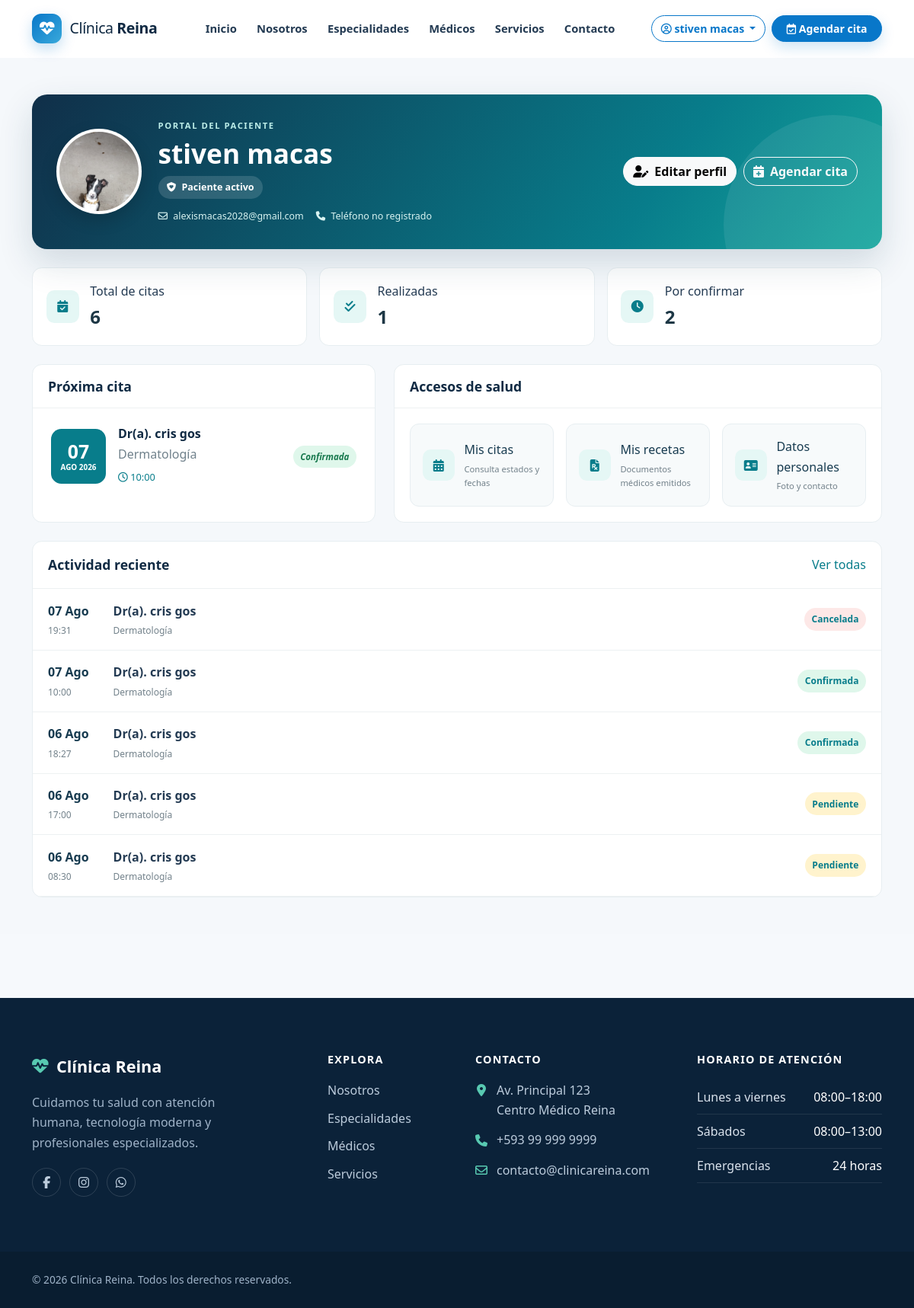
Screenshot of /dashboard/paciente/ (signed in) with the database file from the repository.
### apps/usuarios/models.py (models this page shows, shortened)
class Perfil(models.Model):
    class Rol(models.TextChoices):
        ADMIN = "ADMIN", "Administrador"
        RECEPCIONISTA = "RECEPCIONISTA", "Recepcionista"
        MEDICO = "MEDICO", "Médico"
        PACIENTE = "PACIENTE", "Paciente"
    usuario = models.OneToOneField(settings.AUTH_USER_MODEL, on_delete=models.CASCADE, related_name="perfil")
    rol = models.CharField(max_length=20, choices=Rol.choices, default=Rol.PACIENTE)
    cedula = models.CharField(max_length=10, unique=True, null=True, blank=True, verbose_name="Cédula")
    telefono = models.CharField(max_length=20, unique=True, null=True, blank=True, verbose_name="Número de WhatsApp")
    foto = models.ImageField(upload_to="usuarios/", blank=True, null=True)
    activo = models.BooleanField(default=True)
    creado_en = models.DateTimeField(auto_now_add=True)
    actualizado_en = models.DateTimeField(auto_now=True)
    @property
    def es_administrador(self):
        return self.rol == self.Rol.ADMIN or self.usuario.is_superuser

### apps/citas/models.py (models this page shows, shortened)
class Cita(models.Model):
    PENDIENTE = "PENDIENTE"
    CONFIRMADA = "CONFIRMADA"
    CANCELADA = "CANCELADA"
    ATENDIDA = "ATENDIDA"
    REAGENDADA = "REAGENDADA"
    ESTADOS = [
        (PENDIENTE, "Pendiente"),
        (CONFIRMADA, "Confirmada"),
        (REAGENDADA, "Reagendada"),
        (ATENDIDA, "Realizada"),
        (CANCELADA, "Cancelada"),
    ]
    paciente = models.ForeignKey(settings.AUTH_USER_MODEL, on_delete=models.PROTECT, related_name="citas")
    medico = models.ForeignKey("medicos.Medico", on_delete=models.PROTECT, related_name="citas")
    especialidad = models.ForeignKey("especialidades.Especialidad", on_delete=models.PROTECT, related_name="citas")
    fecha = models.DateField()
    hora = models.TimeField()
    motivo = models.TextField(max_length=500)
    estado = models.CharField(max_length=12, choices=ESTADOS, default=PENDIENTE)
    creado_en = models.DateTimeField(auto_now_add=True)
    recordatorio_whatsapp_enviado = models.BooleanField(default=False)
    fecha_recordatorio_whatsapp = models.DateTimeField(null=True, blank=True)
    whatsapp_message_id = models.CharField(max_length=255, blank=True)
    estado_recordatorio_whatsapp = models.CharField(max_length=30, blank=True)
    error_recordatorio_whatsapp = models.TextField(blank=True)
    class Meta:
        ordering = ("fecha", "hora")
        constraints = [
            models.UniqueConstraint(
                fields=("medico", "fecha", "hora"),
                condition=~models.Q(estado="CANCELADA"),
                name="cita_medico_fecha_hora_activa_unica",
            )
        ]

### apps/medicos/models.py (models this page shows)
class Medico(models.Model):
    usuario = models.OneToOneField(
        settings.AUTH_USER_MODEL,
        on_delete=models.SET_NULL,
        null=True,
        blank=True,
        related_name="medico",
    )
    especialidad = models.ForeignKey(
        "especialidades.Especialidad", on_delete=models.PROTECT, related_name="medicos"
    )
    nombres = models.CharField(max_length=100)
    apellidos = models.CharField(max_length=100)
    registro_profesional = models.CharField(max_length=50, unique=True)
    foto = models.ImageField(upload_to="medicos/", blank=True, null=True)
    biografia = models.TextField(blank=True)
    consultorio = models.CharField(max_length=100, blank=True)
    duracion_consulta = models.PositiveSmallIntegerField(default=30, help_text="Minutos")
    activo = models.BooleanField(default=True)
    destacado = models.BooleanField(default=False)
    creado_en = models.DateTimeField(auto_now_add=True)
    class Meta:
        ordering = ("nombres", "apellidos")
        verbose_name = "Médico"
        verbose_name_plural = "Médicos"
    def __str__(self):
        return f"Dr(a). {self.nombres} {self.apellidos}"

### apps/especialidades/models.py (models this page shows, shortened)
class Especialidad(models.Model):
    nombre = models.CharField(
        max_length=100,
        unique=True,
        verbose_name="Nombre"
    )
    descripcion = models.TextField(
        verbose_name="Descripción",
        blank=True
    )
    imagen = models.ImageField(
        upload_to="especialidades/",
        blank=True,
        null=True,
        verbose_name="Imagen"
    )
    activo = models.BooleanField(
        default=True,
        verbose_name="Activo"
    )
    fecha_creacion = models.DateTimeField(
        auto_now_add=True
    )
    class Meta:
        verbose_name = "Especialidad"
        verbose_name_plural = "Especialidades"
        ordering = [
            "nombre"
        ]

### apps/dashboard/views.py (the view)
# urls.py: path("paciente/", views.dashboard_paciente, name="paciente"),
@solo_paciente
def dashboard_paciente(request):
    citas = Cita.objects.filter(paciente=request.user).select_related("medico", "especialidad")
    return render(request, "dashboard/paciente.html", {
        "perfil": request.user.perfil,
        "proxima_cita": citas.filter(fecha__gte=timezone.localdate()).exclude(estado=Cita.CANCELADA).first(),
        "historial": citas.order_by("-fecha", "-hora")[:5],
        "total_citas": citas.count(),
        "total_realizadas": citas.filter(estado=Cita.ATENDIDA).count(),
        "total_pendientes": citas.filter(estado__in=[Cita.PENDIENTE, Cita.REAGENDADA]).count(),
    })

### templates/dashboard/paciente.html (shortened to what this page needs)
{% extends "base.html" %}{% load static %}
{% block css %}<link rel="stylesheet" href="{% static 'css/roles_dashboard.css' %}">{% endblock %}
{% block content %}<section class="role-dashboard"><div class="container py-5">
<header class="profile-hero patient-profile"><div class="profile-identity"><div class="profile-avatar">{% if perfil.foto %}<img src="{{ perfil.foto.url }}" alt="Foto de {{ request.user.get_full_name|default:request.user.username }}">{% else %}<span>{{ request.user.first_name|first|default:request.user.username|first|upper }}{{ request.user.last_name|first|upper }}</span>{% endif %}</div><div><p class="profile-eyebrow">PORTAL DEL PACIENTE</p><h1>{{ request.user.get_full_name|default:request.user.username }}</h1><span class="profile-role"><i class="fa-solid fa-shield-heart"></i> Paciente activo</span><div class="profile-contact"><span><i class="fa-regular fa-envelope"></i> {{ request.user.email|default:'Correo no registrado' }}</span><span><i class="fa-solid fa-phone"></i> {{ perfil.telefono|default:'Teléfono no registrado' }}</span></div></div></div><div class="profile-actions"><a class="btn btn-light" href="{% url 'usuarios:perfil' %}"><i class="fa-solid fa-user-pen me-2"></i>Editar perfil</a><a class="btn btn-outline-light" href="{% url 'citas:agendar' %}"><i class="fa-solid fa-calendar-plus me-2"></i>Agendar cita</a></div></header>
<div class="role-metrics profile-metrics"><article><i class="fa-solid fa-calendar-check"></i><span>Total de citas<strong>{{ total_citas }}</strong></span></article><article><i class="fa-solid fa-check-double"></i><span>Realizadas<strong>{{ total_realizadas }}</strong></span></article><article><i class="fa-solid fa-clock"></i><span>Por confirmar<strong>{{ total_pendientes }}</strong></span></article></div>
<div class="row g-4"><div class="col-lg-5"><section class="role-card h-100"><header><h2>Próxima cita</h2></header>{% if proxima_cita %}<div class="next-appointment"><span class="next-date">{{ proxima_cita.fecha|date:'d' }}<small>{{ proxima_cita.fecha|date:'M Y' }}</small></span><div><h3>{{ proxima_cita.medico }}</h3><p>{{ proxima_cita.especialidad.nombre }}</p><span><i class="fa-regular fa-clock"></i> {{ proxima_cita.hora|time:'H:i' }}</span></div><em class="status-badge status-{{ proxima_cita.estado|lower }}">{{ proxima_cita.get_estado_display }}</em></div>{% else %}<div class="empty-profile"><i class="fa-regular fa-calendar"></i><p>No tienes citas próximas.</p><a href="{% url 'citas:agendar' %}">Agendar ahora</a></div>{% endif %}</section></div>
<div class="col-lg-7"><section class="role-card h-100"><header><h2>Accesos de salud</h2></header><div class="profile-shortcuts"><a href="{% url 'citas:mis_citas' %}"><i class="fa-solid fa-calendar-days"></i><span>Mis citas<small>Consulta estados y fechas</small></span></a><a href="{% url 'recetas:mis_recetas' %}"><i class="fa-solid fa-file-prescription"></i><span>Mis recetas<small>Documentos médicos emitidos</small></span></a><a href="{% url 'usuarios:perfil' %}"><i class="fa-solid fa-address-card"></i><span>Datos personales<small>Foto y contacto</small></span></a></div></section></div></div>
<section class="role-card mt-4"><header><h2>Actividad reciente</h2><a href="{% url 'citas:mis_citas' %}">Ver todas</a></header>{% for cita in historial %}<div class="role-row"><strong>{{ cita.fecha|date:'d M' }}<small>{{ cita.hora|time:'H:i' }}</small></strong><span>{{ cita.medico }}<small>{{ cita.especialidad.nombre }}</small></span><em class="status-badge status-{{ cita.estado|lower }}">{{ cita.get_estado_display }}</em>{% if cita.estado == 'ATENDIDA' and cita.receta %}<a class="btn btn-sm btn-outline-primary" href="{% url 'recetas:descargar' cita.receta.pk %}"><i class="fa-solid fa-file-pdf"></i> Receta</a>{% endif %}</div>{% empty %}<p class="empty-role">Aún no tienes citas registradas.</p>{% endfor %}</section>
</div></section>{% endblock %}

### templates/base.html (shortened to what this page needs)
{% load static %}
<!doctype html>
<html lang="es">
<head>
  <link href="https://cdn.jsdelivr.net/npm/bootstrap@5.3.3/dist/css/bootstrap.min.css" rel="stylesheet">
  <link href="https://cdnjs.cloudflare.com/ajax/libs/font-awesome/6.5.2/css/all.min.css" rel="stylesheet">
  <link href="https://cdnjs.cloudflare.com/ajax/libs/animate.css/4.1.1/animate.min.css" rel="stylesheet">
  <link href="{% static 'css/variables.css' %}" rel="stylesheet">
  <link href="{% static 'css/base.css' %}" rel="stylesheet">
  <link href="{% static 'css/utilities.css' %}" rel="stylesheet">
  <link href="{% static 'css/animations.css' %}" rel="stylesheet">
  <link href="{% static 'css/navbar.css' %}" rel="stylesheet">
  <link href="{% static 'css/footer.css' %}" rel="stylesheet">
  {% block css %}{% endblock %}
</head>
<body>
  {% include "componentes/navbar.html" %}
  <main id="contenido-principal" tabindex="-1">
    {% block content %}{% endblock %}
  </main>
  {% include "componentes/footer.html" %}
</body>
</html>

### templates/componentes/navbar.html (shortened to what this page needs)
{% load socialaccount %}
<nav class="clinic-navbar navbar navbar-expand-xl sticky-top" aria-label="Navegación principal" data-navbar>
  <div class="container">
    <a class="clinic-navbar__brand navbar-brand" href="{% url 'pagina:inicio' %}" aria-label="Clínica Reina, inicio">
      <span class="clinic-navbar__logo" aria-hidden="true"><i class="fa-solid fa-heart-pulse"></i></span>
      <span>Clínica <strong>Reina</strong></span>
    </a>
    <div class="collapse navbar-collapse" id="menuNavbar">
      <ul class="navbar-nav mx-xl-auto">
        <li class="nav-item"><a class="nav-link" href="{% url 'pagina:inicio' %}">Inicio</a></li>
        <li class="nav-item"><a class="nav-link" href="{% url 'pagina:nosotros' %}">Nosotros</a></li>
        <li class="nav-item"><a class="nav-link" href="{% url 'pagina:especialidades' %}">Especialidades</a></li>
        <li class="nav-item"><a class="nav-link" href="{% url 'pagina:medicos' %}">Médicos</a></li>
        <li class="nav-item"><a class="nav-link" href="{% url 'pagina:servicios' %}">Servicios</a></li>
        <li class="nav-item"><a class="nav-link" href="{% url 'pagina:contacto' %}">Contacto</a></li>
      </ul>
      <div class="clinic-navbar__actions d-flex flex-column flex-xl-row align-items-xl-center gap-2">
        {% if user.is_authenticated %}
          <div class="dropdown">
            <button class="btn clinic-user-menu dropdown-toggle" type="button" data-bs-toggle="dropdown" aria-expanded="false">
              <i class="fa-regular fa-circle-user" aria-hidden="true"></i>
              <span>{{ user.get_full_name|default:user.username }}</span>
            </button>
          </div>
        {% endif %}
        <a href="{% url 'citas:agendar' %}" class="btn clinic-appointment-btn"><i class="fa-regular fa-calendar-check" aria-hidden="true"></i> Agendar cita</a>
      </div>
    </div>
  </div>
</nav>

### templates/componentes/footer.html (shortened to what this page needs)
<footer class="clinic-footer">
  <div class="container clinic-footer__main">
    <div class="row g-5">
      <div class="col-lg-4">
        <a class="clinic-footer__brand" href="{% url 'pagina:inicio' %}"><i class="fa-solid fa-heart-pulse" aria-hidden="true"></i> Clínica Reina</a>
        <p class="clinic-footer__intro">Cuidamos tu salud con atención humana, tecnología moderna y profesionales especializados.</p>
        <div class="clinic-footer__social" aria-label="Redes sociales">
          <a href="#" aria-label="Facebook"><i class="fa-brands fa-facebook-f"></i></a>
          <a href="#" aria-label="Instagram"><i class="fa-brands fa-instagram"></i></a>
          <a href="#" aria-label="WhatsApp"><i class="fa-brands fa-whatsapp"></i></a>
        </div>
      </div>
      <div class="col-6 col-lg-2">
        <h2 class="clinic-footer__title">Explora</h2>
        <ul class="clinic-footer__links">
          <li><a href="{% url 'pagina:nosotros' %}">Nosotros</a></li>
          <li><a href="{% url 'pagina:especialidades' %}">Especialidades</a></li>
          <li><a href="{% url 'pagina:medicos' %}">Médicos</a></li>
          <li><a href="{% url 'pagina:servicios' %}">Servicios</a></li>
        </ul>
      </div>
      <div class="col-6 col-lg-3">
        <h2 class="clinic-footer__title">Contacto</h2>
        <address class="clinic-footer__contact">
          <p><i class="fa-solid fa-location-dot" aria-hidden="true"></i><span>Av. Principal 123<br>Centro Médico Reina</span></p>
          <p><i class="fa-solid fa-phone" aria-hidden="true"></i><a href="tel:+593999999999">+593 99 999 9999</a></p>
          <p><i class="fa-regular fa-envelope" aria-hidden="true"></i><a href="mailto:contacto@clinicareina.com">contacto@clinicareina.com</a></p>
        </address>
      </div>
      <div class="col-lg-3">
        <h2 class="clinic-footer__title">Horario de atención</h2>
        <dl class="clinic-footer__schedule">
          <div><dt>Lunes a viernes</dt><dd>08:00–18:00</dd></div>
          <div><dt>Sábados</dt><dd>08:00–13:00</dd></div>
          <div><dt>Emergencias</dt><dd>24 horas</dd></div>
        </dl>
      </div>
    </div>
  </div>
  <div class="clinic-footer__bottom">
    <div class="container d-flex flex-column flex-md-row justify-content-between align-items-center gap-3">
      <p>© {% now "Y" %} Clínica Reina. Todos los derechos reservados.</p>
    </div>
  </div>
</footer>

### rows the page displays
Perfil: foto (picture), telefono "Teléfono no registrado"
Cita: fecha "07", fecha "AGO 2026", medico "Dr(a). cris gos", especialidad.nombre "Dermatología", hora "10:00", estado "Confirmada", fecha "07 Ago"
Cita: fecha "07 Ago", hora "19:31", medico "Dr(a). cris gos", especialidad.nombre "Dermatología", estado "Cancelada"
Cita: fecha "06 Ago", hora "18:27", medico "Dr(a). cris gos", especialidad.nombre "Dermatología", estado "Confirmada"
Cita: fecha "06 Ago", hora "17:00", medico "Dr(a). cris gos", especialidad.nombre "Dermatología", estado "Pendiente"
Cita: fecha "06 Ago", hora "08:30", medico "Dr(a). cris gos", especialidad.nombre "Dermatología", estado "Pendiente"

### other values shown
{{ user.get_full_name|default:user.username }} "stiven macas"
{{ request.user.get_full_name|default:request.user.username }} "stiven macas"
{{ request.user.email|default:'Correo no registrado' }} "alexismacas2028@gmail.com"
{{ total_citas }} "6"
{{ total_realizadas }} "1"
{{ total_pendientes }} "2"
